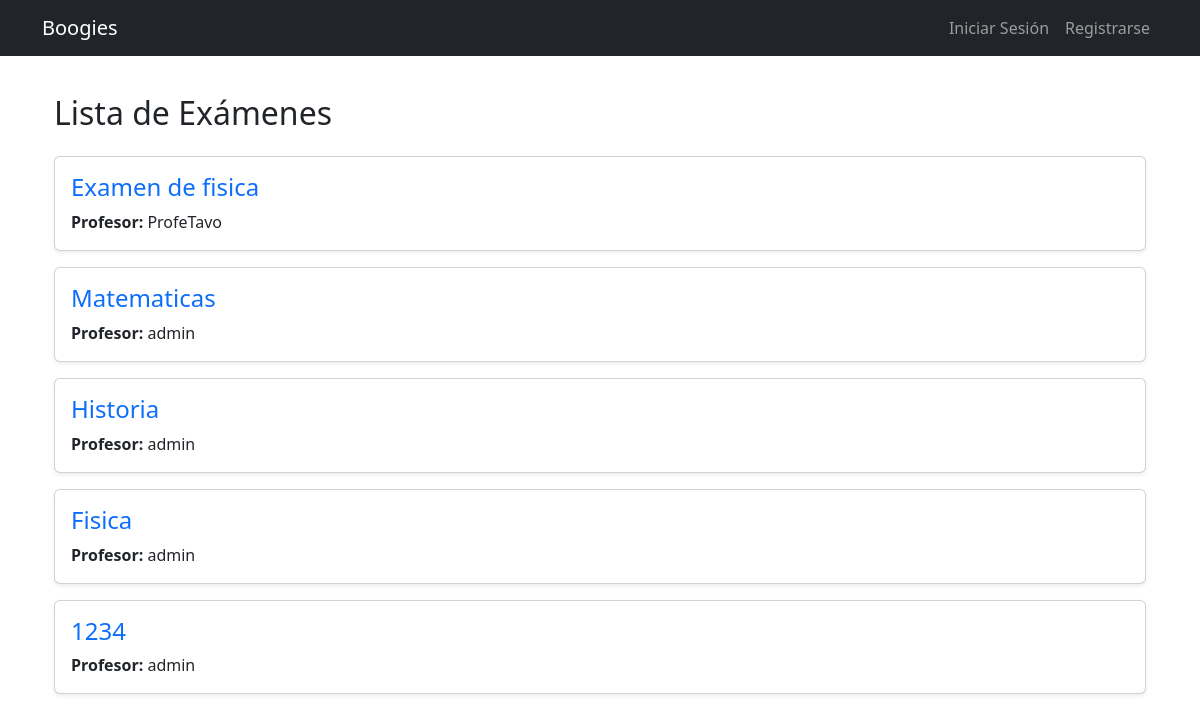
Page /exams/ on the earlier database version.
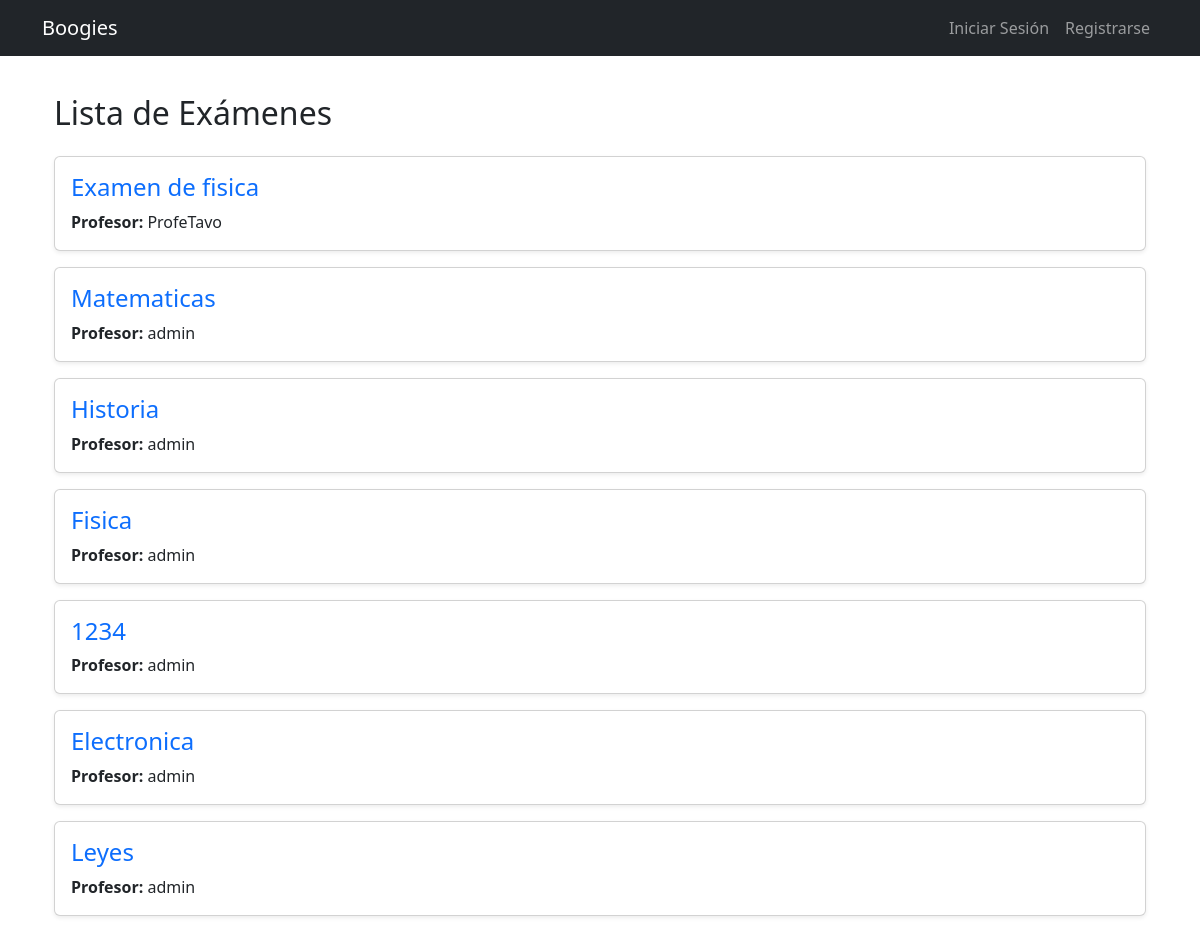
Same page on the later database version.
### exams/models.py (models this page shows, shortened)
class Exam(models.Model):
    title = models.CharField(max_length=255)
    teacher = models.ForeignKey(
        User, on_delete=models.CASCADE, limit_choices_to={'is_teacher': True}, related_name="exams"
    )
    created_at = models.DateTimeField(auto_now_add=True)

### users/models.py (models this page shows, shortened)
class CustomUser(AbstractUser):
    is_teacher = models.BooleanField(default=False)  # Indica si el usuario es profesor
    is_student = models.BooleanField(default=True)  # Indica si el usuario es estudiante
    groups = models.ManyToManyField(
        Group,
        related_name="customuser_set",
        blank=True
    )
    user_permissions = models.ManyToManyField(
        Permission,
        related_name="customuser_set",
        blank=True
    )

### exams/views.py (the view)
# urls.py: path("", ExamListView.as_view(), name="exam_list"),
class ExamListView(ListView):
    model = Exam
    template_name = 'exams/exam_list.html'
    context_object_name = 'exams'

### templates/exams/exam_list.html
{% extends "base.html" %}
{% block content %}
<div class="container mt-4">
    <h2 class="mb-4">Lista de Exámenes</h2>
    {% for exam in exams %}
        <div class="card mb-3 shadow-sm">
            <div class="card-body">
                <h4 class="card-title">
                    <a href="{% url 'exam_detail' exam.pk %}" class="text-decoration-none text-primary">
                        {{ exam.title }}
                    </a>
                </h4>
                <p class="card-text"><strong>Profesor:</strong> {{ exam.teacher.username }}</p>
            </div>
        </div>
    {% empty %}
        <p class="text-muted">No hay exámenes registrados aún.</p>
    {% endfor %}
</div>
{% endblock %}

Differences in the rows shown:
added Exam: title "Electronica", teacher.username "admin"
added Exam: title "Leyes", teacher.username "admin"
